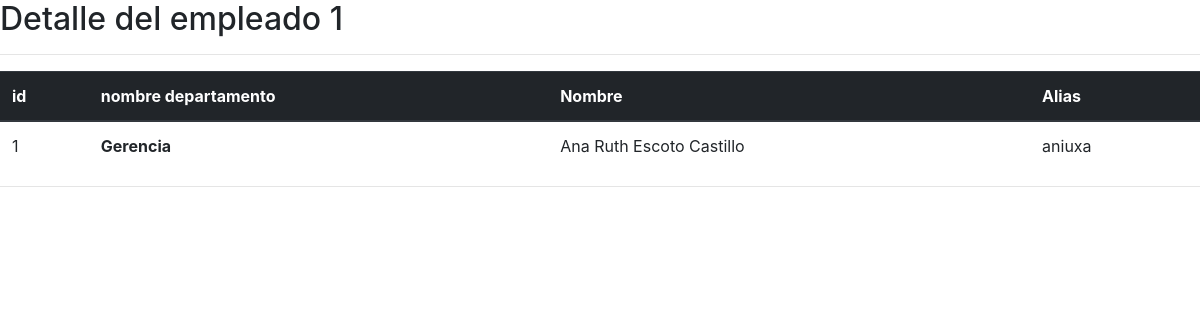
Page /mi_app/1/detalle_empleado/ on the committed database.
### mi_app/models.py (models this page shows, shortened)
class Empleado(models.Model):
    departamento=models.ForeignKey(Departamento, on_delete=models.CASCADE)
    nombre = models.CharField(max_length=100)
    alias = models.CharField(max_length=50)

class Departamento(models.Model):
    nombre_departamento = models.CharField(max_length=100)
    nombre_gerente = models.CharField(max_length=100)
    creado_depto=models.DateTimeField('Creado Departamento')

### mi_app/views.py (the view)
# urls.py: path('<int:emp_id>/detalle_empleado/', views.detalle_empleado, name='detalle_empleado'),
def detalle_empleado(request, emp_id):
    try:
        empleado = Empleado.objects.get(pk=emp_id)
    except Empleado.DoesNotExist:
        raise Http404("Lo sentimos, este empleado no existe")
    return render(request, 'mi_app/detalle_emp.html', {'empleado': empleado})

### mi_app/templates/mi_app/detalle_emp.html (shortened to what this page needs)
{% load staticfiles %}
<!DOCTYPE html>
<html>
    <head>
            <link href="{% static "/css/bootstrap.min.css" %}" rel="stylesheet">
    </head>
    <body>
        <h2>
            Detalle del empleado {{ empleado.pk }}
        </h2>
		<hr>
            <table class="table">
                <thead class="thead-dark">
                    <tr>
                        <th scope="col">id </th>
                        <th scope="col">nombre departamento</th>
                        <th scope="col">Nombre</th>
                        <th scope="col">Alias</th>
                    </tr>
                </thead>
                <tbody>
                    <tr>
                        <td>{{ empleado.id }}</td>
                        <th scope="row">{{ empleado.departamento.nombre_departamento }}</th>
                        <td>{{ empleado.nombre }}</td>
                        <td>{{ empleado.alias }}</td>
                    </tr>
                </tbody>
            </table>
		<hr>
    <body>
</html>

### rows in the picture
Empleado: pk "1", id "1", departamento.nombre_departamento "Gerencia", nombre "Ana Ruth Escoto Castillo", alias "aniuxa"
